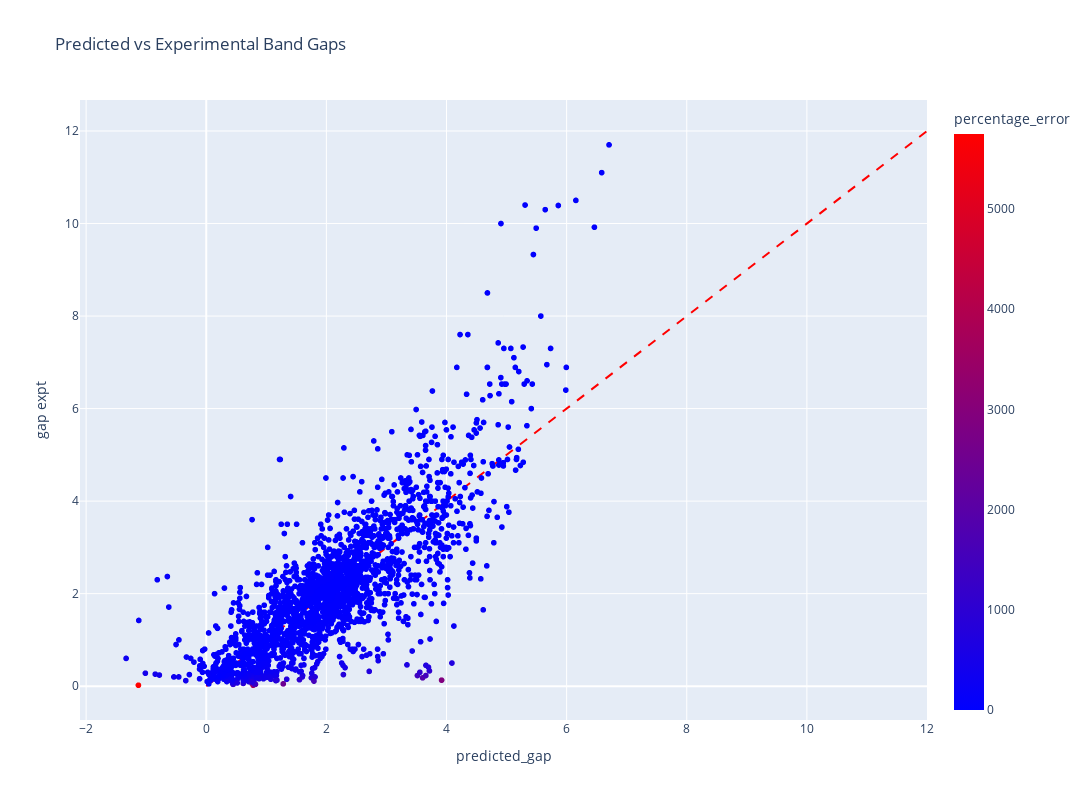

The cell this chart's notebook holds for it:
### Code cell
import plotly.express as px
import plotly.graph_objects as go 

fig = px.scatter(
    data,
    x="predicted_gap",
    y="gap expt",
    hover_name="composition",
    color="percentage_error",
    title="Predicted vs Experimental Band Gaps",
    color_continuous_scale=px.colors.sequential.Bluered,
    width=1200,
    height=800
)

reference_line = go.Scatter(
    x=[0, 12],
    y=[0,12] ,
    line=dict(color='red', dash='dash'),
    mode="lines",
    showlegend=False
)

fig.add_trace(reference_line)
fig.show()

### Figure 1 — Plotly figure (JSON) as saved in the notebook; plotly's stock layout.template omitted (floating-point values rounded to 4 significant figures; data arrays with more than 128 entries replaced by an {"elided": "..."} marker saying what was removed)
{"data": [{"hovertemplate": "<b>%{hovertext}</b><br><br>predicted_gap=%{x}<br>gap expt=%{y}<br>percentage_error=%{marker.color}<extra></extra>", "hovertext": {"elided": "2154 str values"}, "legendgroup": "", "marker": {"color": {"elided": "2154 float values"}, "coloraxis": "coloraxis", "symbol": "circle"}, "mode": "markers", "name": "", "showlegend": false, "type": "scattergl", "x": {"elided": "2154 float values"}, "xaxis": "x", "y": {"elided": "2154 float values"}, "yaxis": "y"}, {"line": {"color": "red", "dash": "dash"}, "mode": "lines", "showlegend": false, "type": "scatter", "x": [0, 12], "y": [0, 12]}], "layout": {"coloraxis": {"colorbar": {"title": {"text": "percentage_error"}}, "colorscale": [[0, "rgb(0,0,255)"], [1, "rgb(255,0,0)"]]}, "height": 800, "legend": {"tracegroupgap": 0}, "title": {"text": "Predicted vs Experimental Band Gaps"}, "width": 1200, "xaxis": {"anchor": "y", "domain": [0, 1], "title": {"text": "predicted_gap"}}, "yaxis": {"anchor": "x", "domain": [0, 1], "title": {"text": "gap expt"}}}}
